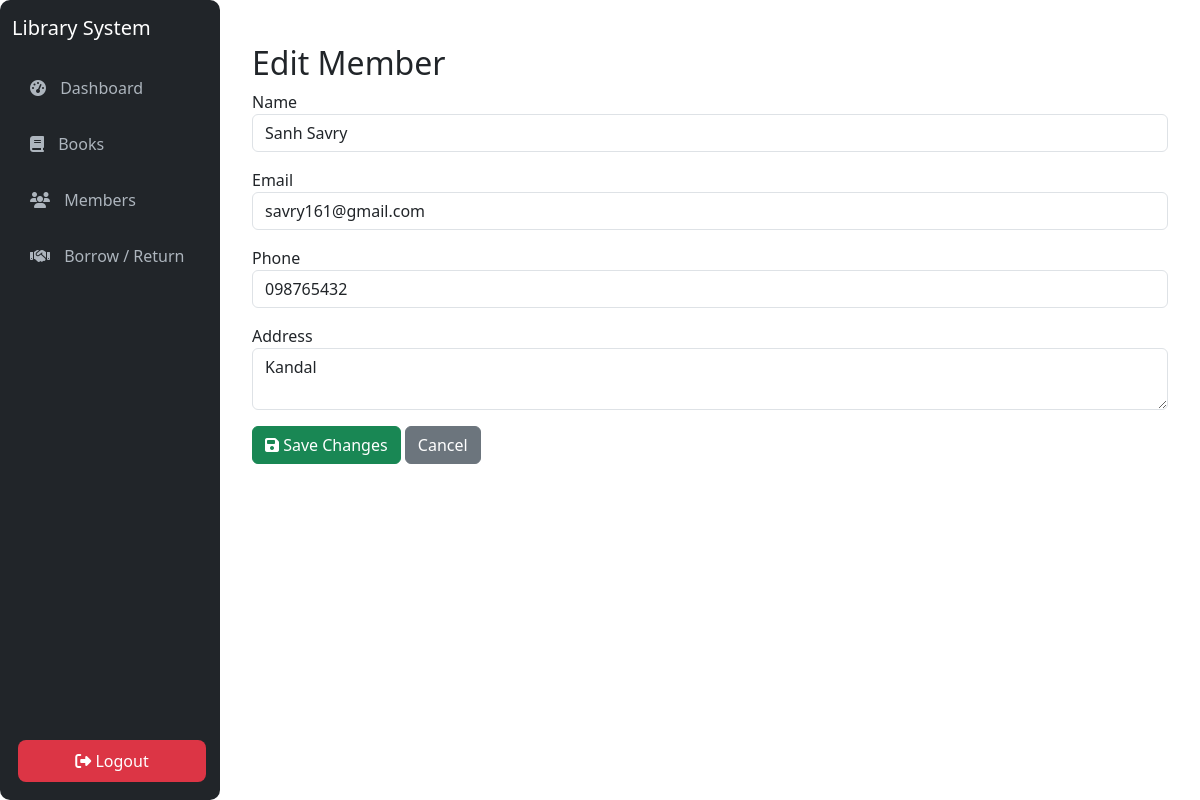
Screenshot of /PHPFinalProject/edit_member.php?id=5 with the database file from the repository.
### tables this page shows
CREATE TABLE `members` (
  `member_id` int(11) NOT NULL,
  `name` varchar(150) NOT NULL,
  `email` varchar(150) DEFAULT NULL,
  `phone` varchar(20) DEFAULT NULL,
  `address` text DEFAULT NULL,
  `created_at` timestamp NOT NULL DEFAULT current_timestamp(),
  `updated_at` timestamp NOT NULL DEFAULT current_timestamp() ON UPDATE current_timestamp()
);

### PHPFinalProject/edit_member.php (the view, shortened to what this page needs)
<?php
include "layout.php";
$id = $_GET['id'] ?? 0;
$member = $conn->query("SELECT * FROM members WHERE member_id=$id")->fetch_assoc();
?>
<!DOCTYPE html>
<html lang="en">
<head>
</head>
<body>
    <main class="content">
        <div class="container mt-4">
            <h2>Edit Member</h2>
            <form method="POST">
                <div class="mb-3">
                <label>Name</label>
                <input type="text" name="name" class="form-control" value="<?= htmlspecialchars($member['name']) ?>" required>
                </div>
                <div class="mb-3">
                <label>Email</label>
                <input type="email" name="email" class="form-control" value="<?= htmlspecialchars($member['email']) ?>" required>
                </div>
                <div class="mb-3">
                <label>Phone</label>
                <input type="text" name="phone" class="form-control" value="<?= htmlspecialchars($member['phone']) ?>">
                </div>
                <div class="mb-3">
                <label>Address</label>
                <textarea name="address" class="form-control"><?= htmlspecialchars($member['address']) ?></textarea>
                </div>
                <button class="btn btn-success"><i class="fa fa-save"></i> Save Changes</button>
                <a href="members.php" class="btn btn-secondary">Cancel</a>
            </form>
        </div>
</main>
</body>
</html>

### PHPFinalProject/style.css (style rules this page uses)
.content { margin-left: 220px; padding: 20px; }

### rows the page displays
members: name "Sanh Savry", email "savry161@gmail.com", phone "098765432", address "Kandal"
